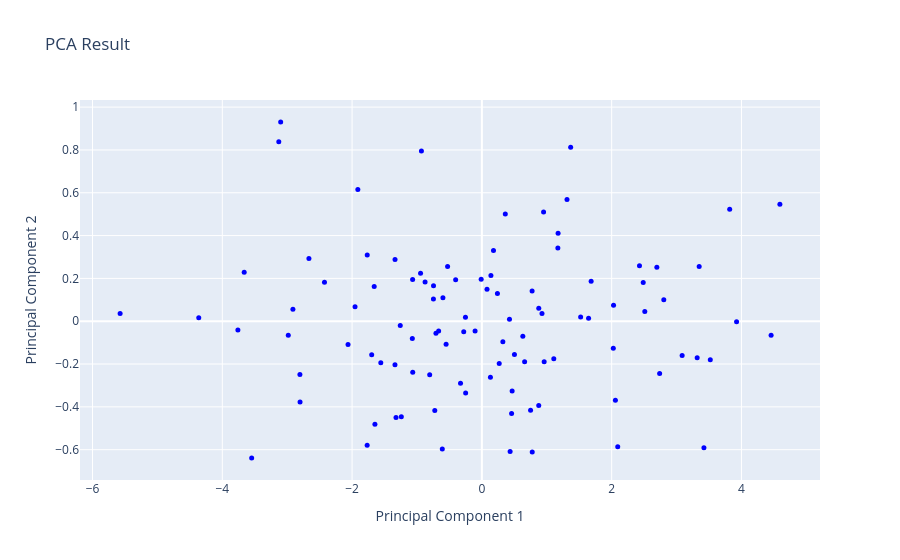

Notebook code cell kept with this figure:
### Markdown cell above
## Scatterplot with PC1 and PC2

### Code cell
# plot 2d scatter plot of pca result using plotly library
fig = go.Figure(data=[go.Scatter(
    x=pca_result[:, 0],
    y=pca_result[:, 1],
    mode='markers',
    marker=dict(size=5, color='blue')
)])
fig.update_layout(title='PCA Result', xaxis_title='Principal Component 1', yaxis_title='Principal Component 2')
fig.show()
